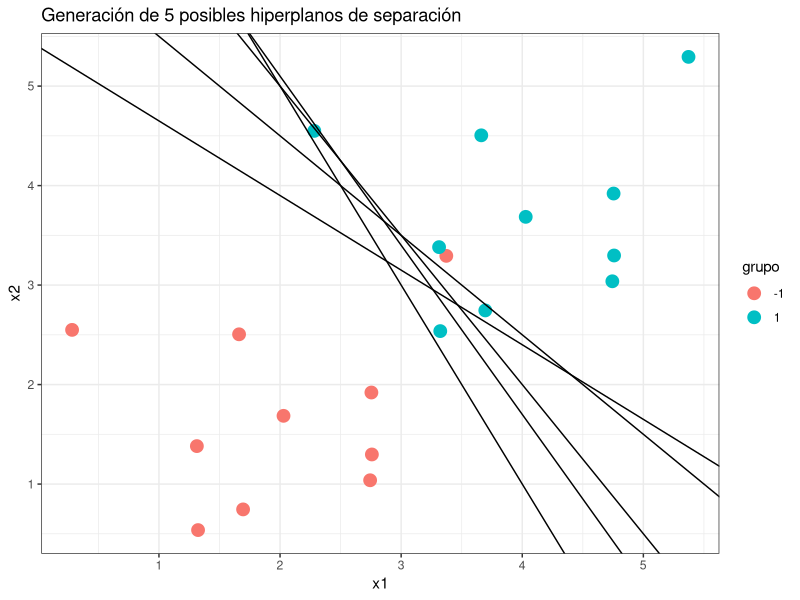
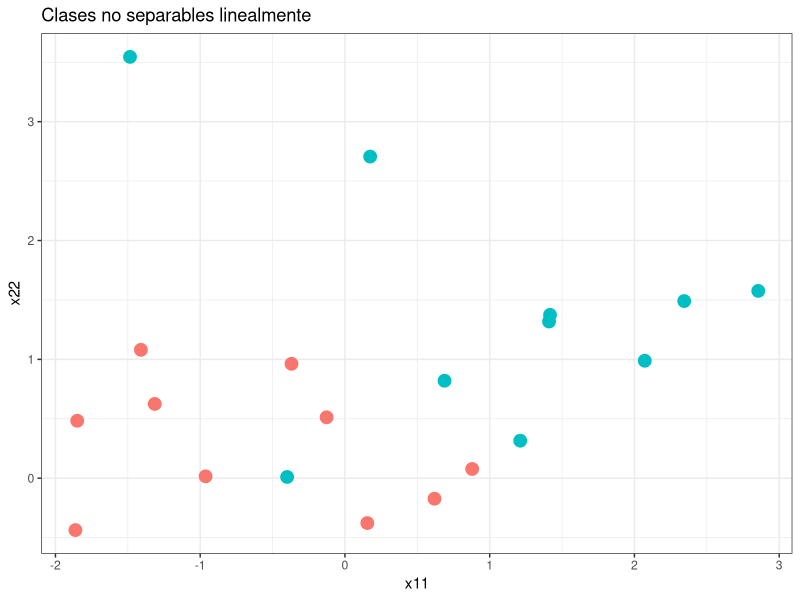
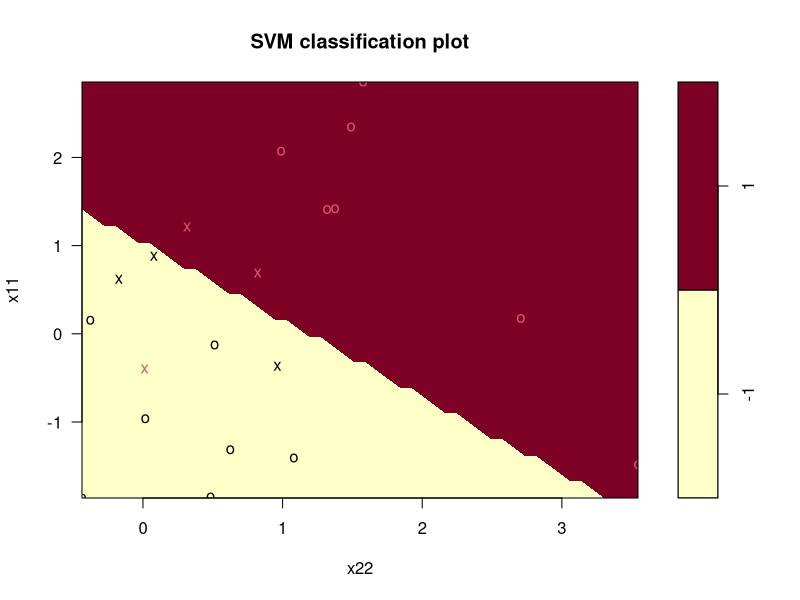
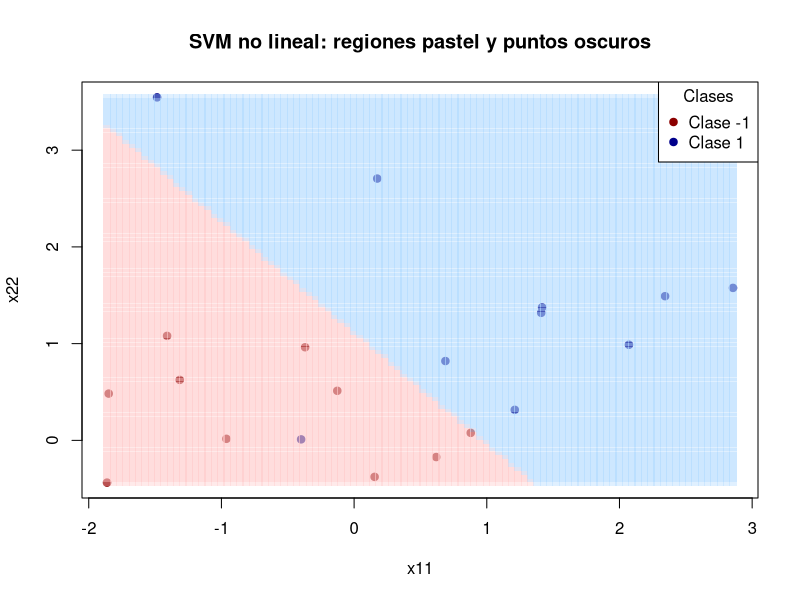
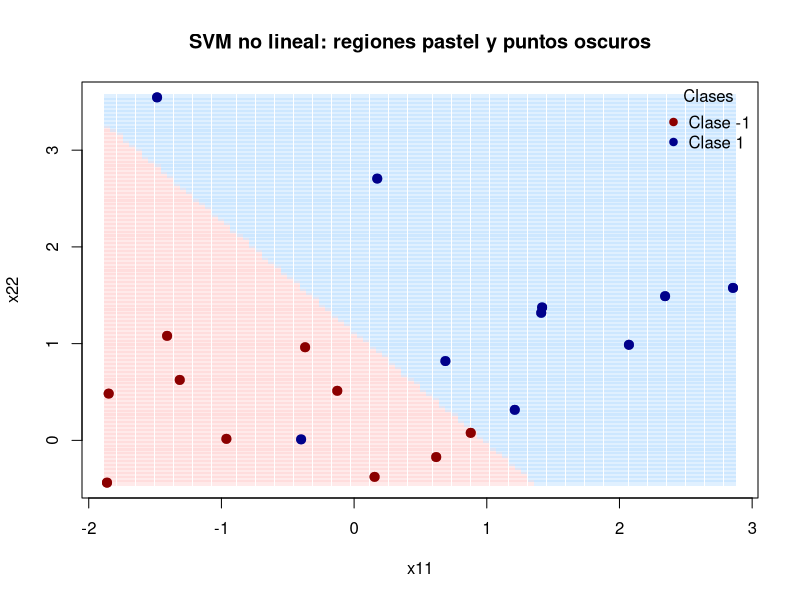

Reproduce these figures in R, in order.
## ---- chunk 1
library(ggplot2)
x1 <- rnorm(n=10, mean = 2, sd = 1)
x2 <- rnorm(n=10, mean = 2, sd = 1)
datos <- data.frame(x1=c(x1,x1+2), x2 = c(x2,x2+2), grupo = rep(c(-1,1), each =10))


datos$grupo <- as.factor(datos$grupo)
#datos
## ---- chunk 2
ggplot()+
  geom_point(data = datos, aes(x = x1, y = x2, color = grupo), size = 4)+
  geom_abline(intercept = 9, slope = -2)+
  geom_abline(intercept = 8.5, slope = -1.7)+
  geom_abline(intercept = 8, slope = -1.5)+
  geom_abline(intercept = 6.5, slope = -1)+
  geom_abline(intercept = 5.4, slope = -0.75)+
theme_bw()+
  labs(title = "Generación de 5 posibles hiperplanos de separación")
theme(legend.position = "none", 
      plot.title = element_text(hjust = 0.5, size = 10))
## ---- chunk 3
library(e1071)
grupo <-  as.factor(datos$grupo)
svmfit <- svm(grupo ~ ., data = datos, kernel = "linear", scale = F)
print(svmfit)
table(grupo, svmfit$fitted)
svmfit$fitted # Presenta la clasificacion de los individuos

## ---- chunk 4
datos1 <- matrix(rnorm(40), 20, 2)
colnames(datos1) <- c("x11", "x22")
y <- c(rep(-1, 10), rep(1,10))
y <- as.factor(y)
datos1[y == 1,] <- datos1[y==1,] + 1
datos2 <- data.frame(datos1,y)
## ---- chunk 5
ggplot(data = datos2, aes(x = x11, y = x22,
          color = as.factor(y))) +
  geom_point(size = 4) +
  theme_bw() +
  labs(title = "Clases no separables linealmente") +
  theme(legend.position = "none")
  plot.title = element_text(hjust = 0.5, size = 10)
 
## ---- chunk 6
datos2$y <- as.factor(datos2$y)
modelo_svm <- svm(formula = y ~ x11 + x22, data = datos2, kernel = "linear", cost = 10, scale =F) # Cost es la cantidad de valores que YO acepto que queden mal clasificado
#modelo_svm$fitted
plot(modelo_svm, datos2)
# No funciona el kernel lineal
## ---- chunk 7
# Rango de predictores
rango_x1 <- range(datos2$x11)
rango_x2 <- range(datos2$x22)

# Interpolacion de puntos
#[2] que va atener en cuenta el minimo y el maximo
new_x1 <- seq(from = rango_x1[1], to = rango_x1[2], length = 100)
new_x2 <- seq(from = rango_x2[1], to = rango_x2[2], length = 100)
nuevos_puntos <- expand.grid(x11 = new_x1, x22 = new_x2)

# Prediccion
predicciones <- predict(object = modelo_svm, newdata = nuevos_puntos)

# Almacenar los datos nuevos o los pronosticos
color_regiones <- data.frame(nuevos_puntos, y = predicciones)

# Euaciones dle hiperplano
beta <- drop(modelo_svm$coefs) %*%
  as.matrix(datos[,c("x1", "x2")])[modelo_svm$index,]
beta0 <- modelo_svm$rho

## ---- chunk 8
# Graficar los puntos originales (oscuros)
plot(datos2$x11, datos2$x22, 
     col = ifelse(datos2$y == 1, "darkblue", "darkred"), 
     pch = 19,
     xlab = "x11", ylab = "x22",
     main = "SVM no lineal: regiones pastel y puntos oscuros")

# Colorear las regiones con tonos pastel semitransparentes
library(grDevices)
colors_region <- ifelse(color_regiones$y == 1, rgb(0.7, 0.85, 1, 0.4),  # azul pastel
                        rgb(1, 0.8, 0.8, 0.4))                         # rojo pastel

points(color_regiones$x11, color_regiones$x22, col = colors_region, pch = 15)

# Añadir leyenda
legend("topright", legend = c("Clase -1", "Clase 1"), 
       col = c("darkred", "darkblue"), pch = 19,
       title = "Clases")

## ---- chunk 9
# --- GRAFICAR SVM NO LINEAL: REGIONES PASTEL + PUNTOS OSCUROS ---

# Cargar librería para colores con transparencia
library(grDevices)

# Crear los colores pastel según la clase predicha
colors_region <- ifelse(color_regiones$y == 1, 
                        rgb(0.7, 0.85, 1, 0.4),   # azul pastel translúcido
                        rgb(1, 0.8, 0.8, 0.4))   # rojo pastel translúcido

# Iniciar el gráfico base con los límites correctos
plot(datos2$x11, datos2$x22,
     col = ifelse(datos2$y == 1, "darkblue", "darkred"),
     pch = 19, cex = 1.2,
     xlab = "x11", ylab = "x22",
     main = "SVM no lineal: regiones pastel y puntos oscuros",
     xlim = range(color_regiones$x11),
     ylim = range(color_regiones$x22))

# Dibujar primero las regiones (para que queden al fondo)
points(color_regiones$x11, color_regiones$x22, 
       col = colors_region, pch = 15, cex = 0.8)

# Luego dibujar los puntos originales encima (más oscuros)
points(datos2$x11, datos2$x22,
       col = ifelse(datos2$y == 1, "darkblue", "darkred"),
       pch = 19, cex = 1.2)

# Añadir leyenda
legend("topright",
       legend = c("Clase -1", "Clase 1"),
       col = c("darkred", "darkblue"),
       pch = 19,
       title = "Clases",
       bty = "n")

